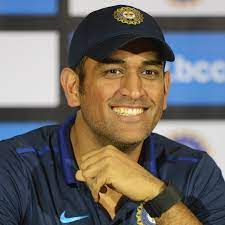
#> input picture dhoni.jpg, 225 x 225 px, found by its file name
$ python start.py
#> lines starting #> are read from the running program, lines starting #| are printed output that depends on the picture
import cv2
image = cv2.imread('C:\project 1\dhoni.jpg')
#> image is the input picture: shape (225, 225, 3); mean B, G, R 102, 105.9, 110.4
gray_filter = cv2.cvtColor(image, cv2.COLOR_BGR2GRAY)
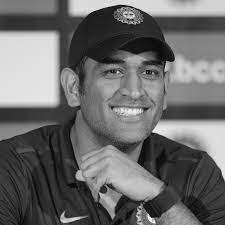
#> gray_filter: shape (225, 225); min 0, max 255, mean 106.8
invert = cv2.bitwise_not(gray_filter)
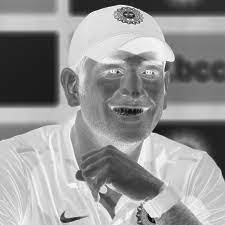
#> invert: shape (225, 225); min 0, max 255, mean 148.2
blur = cv2.GaussianBlur(invert, (21,21),0)
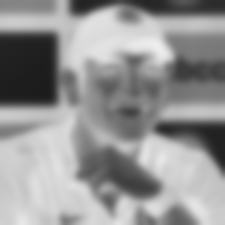
#> blur: shape (225, 225); min 28, max 238, mean 148.2
invertedblur = cv2.bitwise_not(blur)
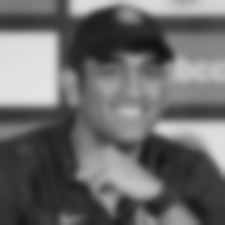
#> invertedblur: shape (225, 225); min 17, max 227, mean 106.8

sketch_filter = cv2.divide(gray_filter, invertedblur,scale=256.0)
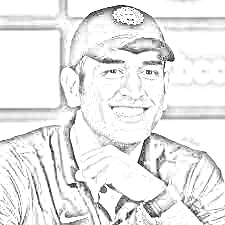
#> sketch_filter: shape (225, 225); min 0, max 255, mean 233.6
cv2.imwrite("PRINT.jpg",sketch_filter)
cv2.imshow(sketch_filter)
